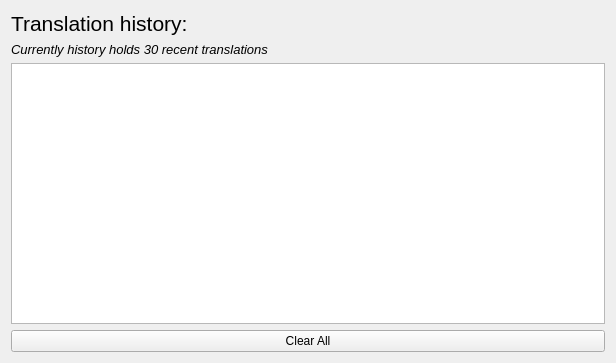
<?xml version="1.0" encoding="UTF-8"?>
<ui version="4.0">
 <class>History</class>
 <widget class="QWidget" name="History">
  <property name="geometry">
   <rect>
    <x>0</x>
    <y>0</y>
    <width>616</width>
    <height>363</height>
   </rect>
  </property>
  <property name="windowTitle">
   <string>Form</string>
  </property>
  <layout class="QVBoxLayout" name="verticalLayout">
   <item>
    <layout class="QVBoxLayout" name="verticalLayout_2">
     <property name="topMargin">
      <number>0</number>
     </property>
     <item>
      <widget class="QLabel" name="label">
       <property name="font">
        <font>
         <pointsize>16</pointsize>
        </font>
       </property>
       <property name="text">
        <string>Translation history:</string>
       </property>
      </widget>
     </item>
     <item>
      <widget class="QLabel" name="label_2">
       <property name="font">
        <font>
         <pointsize>10</pointsize>
         <italic>true</italic>
        </font>
       </property>
       <property name="text">
        <string>Currently history holds 30 recent translations</string>
       </property>
      </widget>
     </item>
    </layout>
   </item>
   <item>
    <widget class="QListWidget" name="historyList">
     <property name="verticalScrollMode">
      <enum>QAbstractItemView::ScrollPerPixel</enum>
     </property>
     <property name="horizontalScrollMode">
      <enum>QAbstractItemView::ScrollPerPixel</enum>
     </property>
     <property name="movement">
      <enum>QListView::Free</enum>
     </property>
     <property name="selectionRectVisible">
      <bool>true</bool>
     </property>
    </widget>
   </item>
   <item>
    <layout class="QHBoxLayout" name="horizontalLayout">
     <property name="topMargin">
      <number>0</number>
     </property>
     <item>
      <widget class="QPushButton" name="clearall">
       <property name="text">
        <string>Clear All</string>
       </property>
       <property name="icon">
        <iconset resource="icons.qrc">
         <normaloff>:/icons/close-fill.png</normaloff>:/icons/close-fill.png</iconset>
       </property>
       <property name="iconSize">
        <size>
         <width>22</width>
         <height>22</height>
        </size>
       </property>
      </widget>
     </item>
    </layout>
   </item>
  </layout>
 </widget>
 <resources>
  <include location="icons.qrc"/>
 </resources>
 <connections/>
</ui>
